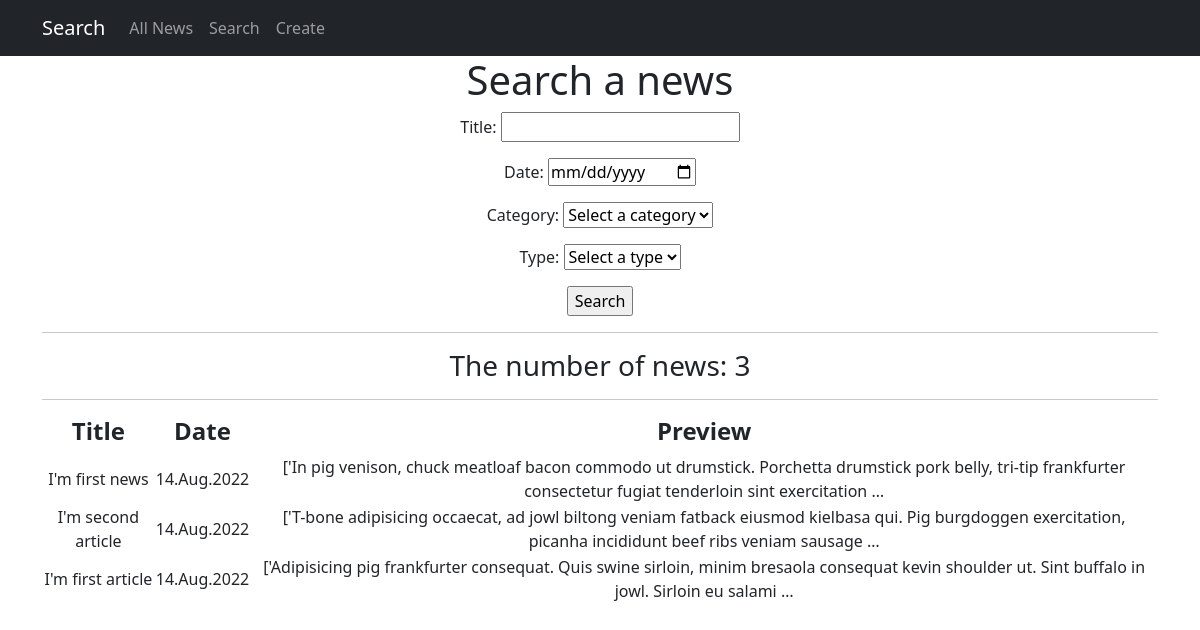
The page /news/search/ on the database as committed earlier.
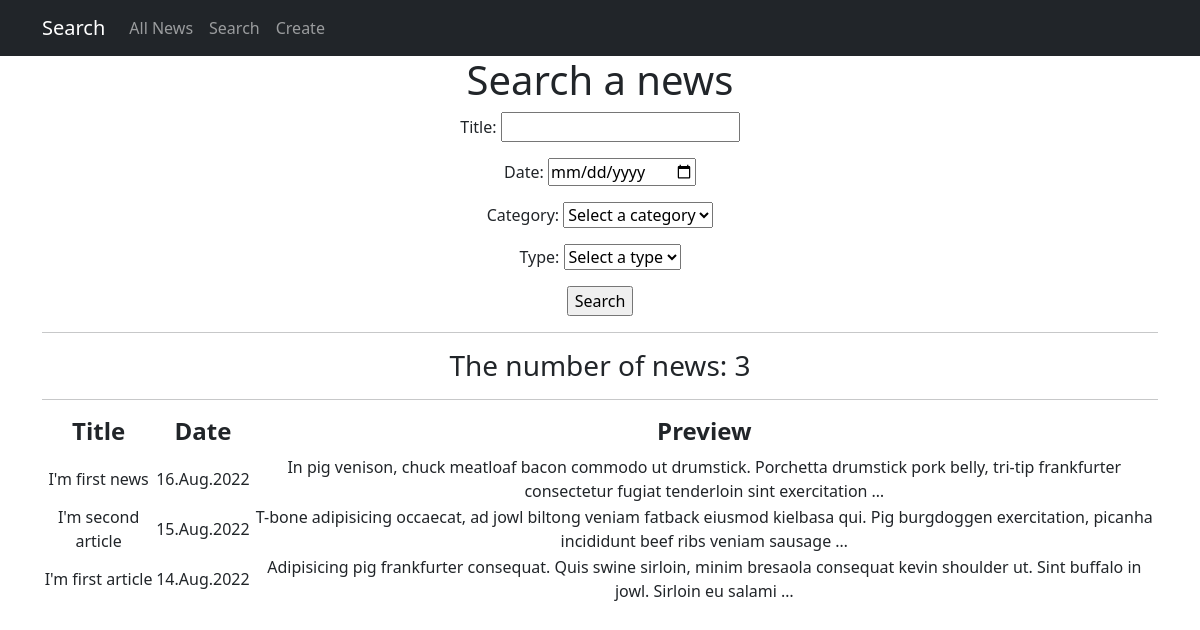
The same page on the database as committed later.
### news/models.py (models this page shows, shortened)
class Post(models.Model):
    NEWS = 'NW'
    ARTICLES = 'AR'
    CATEGORIES = [
        (NEWS, 'News'),
        (ARTICLES, 'Article')
    ]
    title = models.CharField(max_length=128)
    text = models.TextField()
    rating = models.SmallIntegerField(default=0)
    dateCreation = models.DateTimeField(auto_now_add=True)
    categoryType = models.CharField(max_length=2, choices=CATEGORIES, default=ARTICLES)
    postAuthor = models.ForeignKey(Author, on_delete=models.CASCADE)
    postCategory = models.ManyToManyField(Category, through='PostCategory')

### news/views.py (the view)
# urls.py: path('search/', PostSearch.as_view(), name='post_search'),
class PostSearch(ListView):
    model = Post
    template_name = 'post_search.html'
    context_object_name = 'post_search'
    def get_queryset(self):
        queryset = super().get_queryset()
        self.filterset = PostFilter(self.request.GET, queryset)
        return self.filterset.qs
    def get_context_data(self, **kwargs):
        context = super().get_context_data(**kwargs)
        context['filterset'] = self.filterset
        return context

### news/models.py (called while the page is built)
    def __str__(self):
        return f'{self.name}'

### templates/post_search.html (shortened to what this page needs)
{% extends 'flatpages/default.html' %}
{% block head %}
Search
{% endblock head %}
{% block content %}
    <h1>Search a news</h1>
    <form action=""  method="get">
        {{ filterset.form.as_p }}
        <input type="submit" value="Search">
    </form>
    <hr>
    {% if post_search %}
        <h3>
            The number of news:
            {{ post_search|length }}
        </h3>
        <hr>
        <table>
            <tr>
                <td><h4><strong>Title</strong></h4></td>
                <td><h4><strong>Date</strong></h4></td>
                <td><h4><strong>Preview</strong></h4></td>
            </tr>
            {% for post in post_search|dictsortreversed:'dateCreation' %}
            <tr>
                <td>{{ post.title }}</td>
                <td>{{ post.dateCreation|date:'d.M.Y' }}</td>
                <td>{{ post.text|truncatewords:20 }}</td>
            </tr>
            {% endfor %}
        </table>
    {% else %}
        <h2>No news!</h2>
    {% endif %}
{% endblock content %}

Rows that differ between the two databases and show on the page:
changed Post "I'm first news": dateCreation "14.Aug.2022" → "16.Aug.2022"; text "['In pig venison, chuck meatloaf…" → "In pig venison, chuck meatloaf bacon commodo ut drumstick. Porchetta drumstick pork belly, tri-tip frankfurter consectetur fugiat tenderloin sint exercitation …"
changed Post "I'm second article": dateCreation "14.Aug.2022" → "15.Aug.2022"; text "['T-bone adipisicing occaecat, ad jowl biltong veniam fatback eiusmod kielbasa qui. Pig burgdoggen exercitation, picanha incididunt beef ribs veniam sausage …" → "T-bone adipisicing occaecat, ad jowl biltong veniam fatback eiusmod kielbasa qui. Pig burgdoggen exercitation, picanha incididunt beef ribs veniam sausage …"
changed Post "I'm first article": text "['Adipisicing pig frankfurter consequat. Quis swine sirloin, minim bresaola consequat kevin shoulder ut. Sint buffalo in jowl. Sirloin eu salami …" → "Adipisicing pig frankfurter consequat. Quis swine sirloin, minim bresaola consequat kevin shoulder ut. Sint buffalo in jowl. Sirloin eu salami …"
